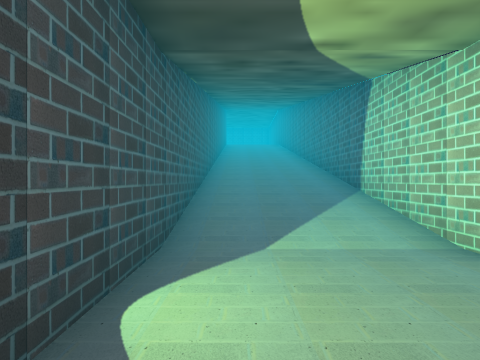
[1] (above)

24 first-person views from a walk through a Unity game level. The camera is 1.4 m above the floor, looks level and sees 75° across. Doors are open. The floor is counted in squares, 2 m on a side. Each view is taken from the middle of a square. On the plan, view 1 faces up. The plan holds only what a view shows up to about 10 squares ahead; the rest is blank. The place goes on beyond the plan. The player character is not drawn. Some animated figures are not drawn. Some surface patterns are stand-ins.

[2]
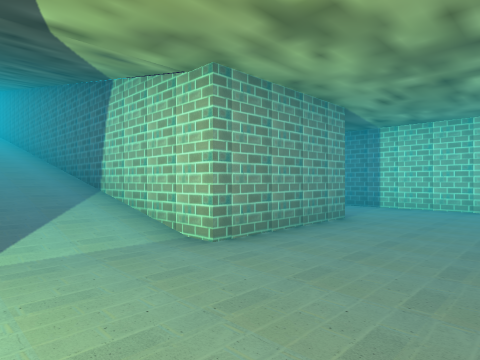

[3]
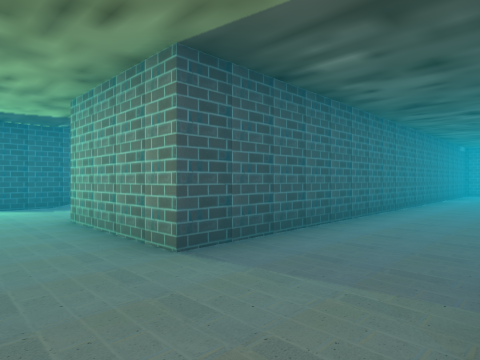

[4]
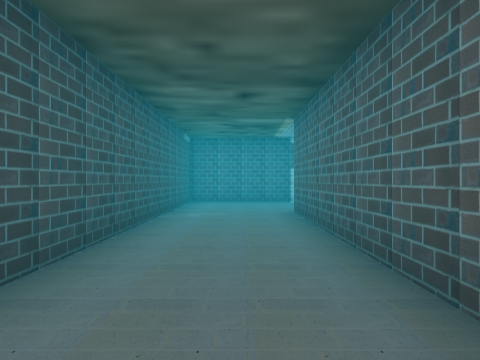

[5]
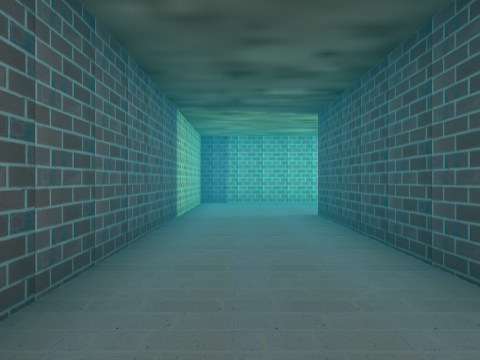

[6]
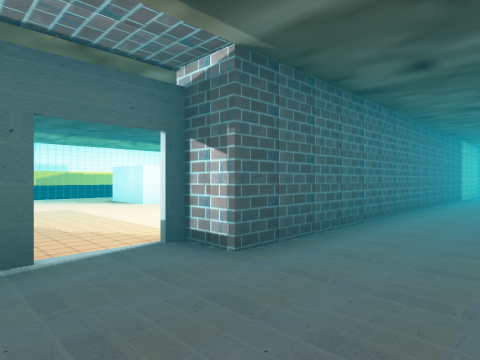

[7]
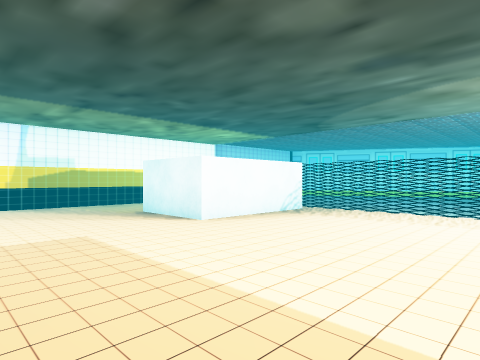

[8]
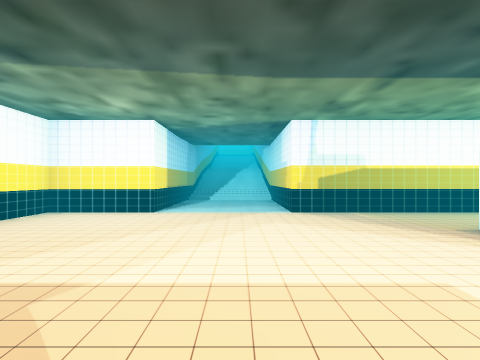

[9]
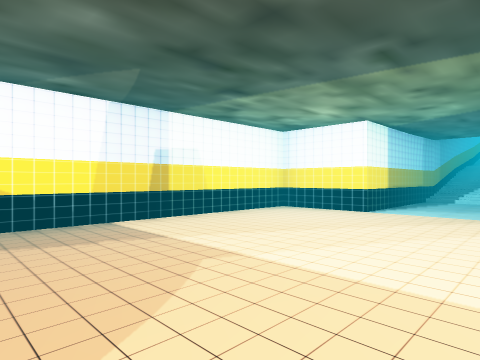

[10]
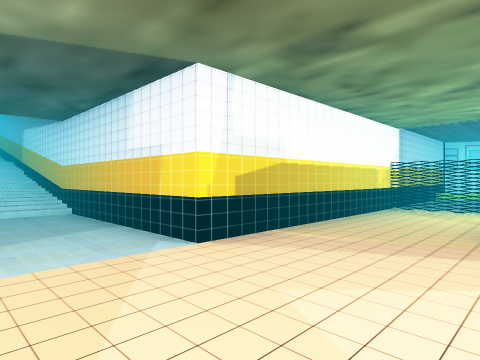

[11]
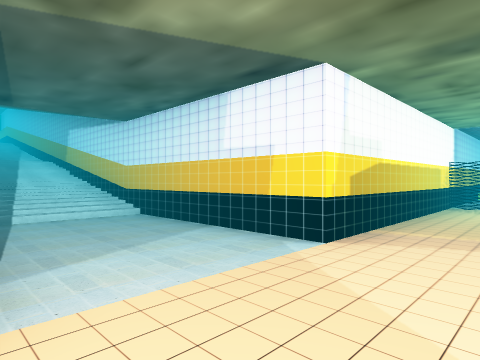

[12]
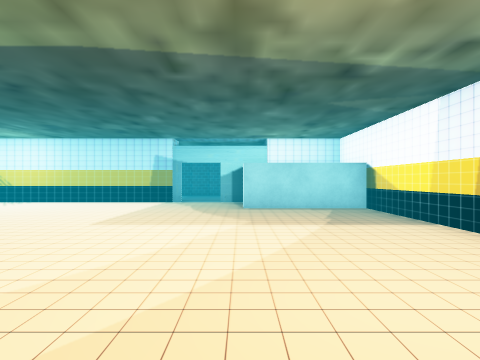

[13]
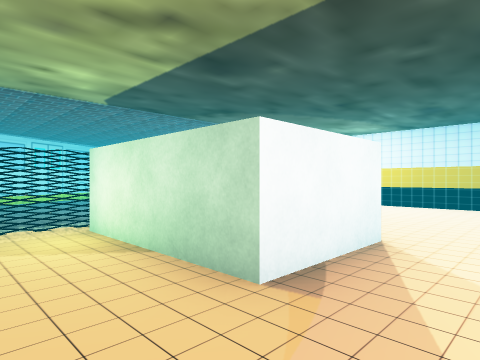

[14]
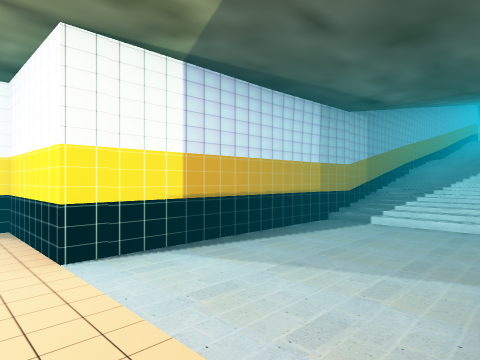

[15]
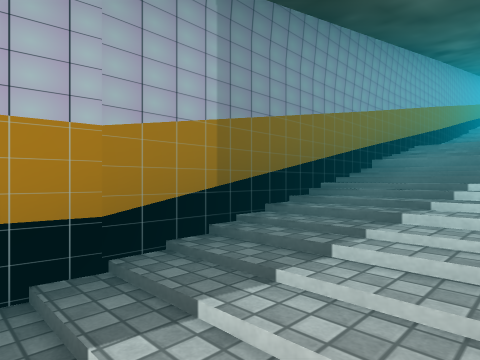

[16]
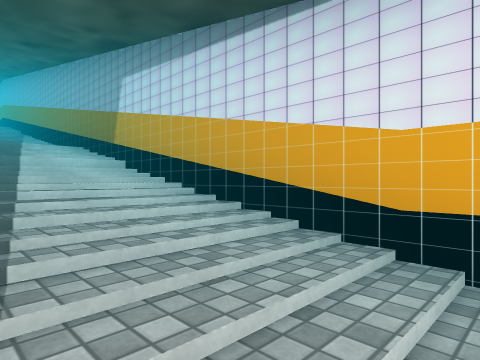

[17]
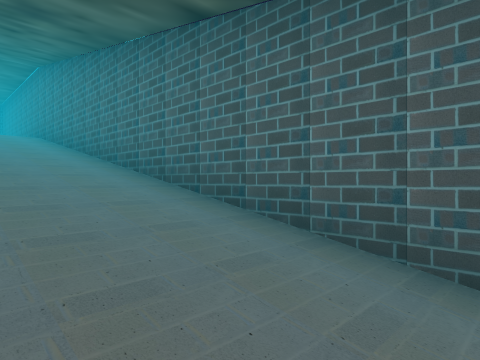

[18]
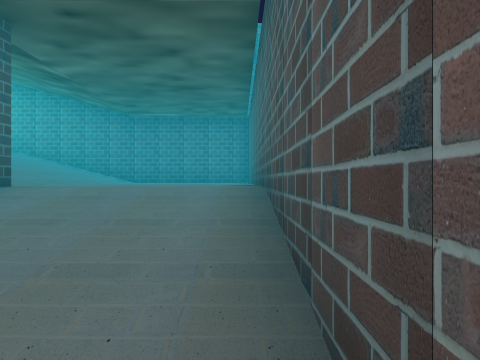

[19]
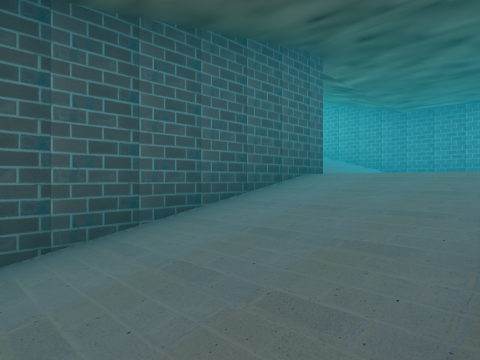

[20]
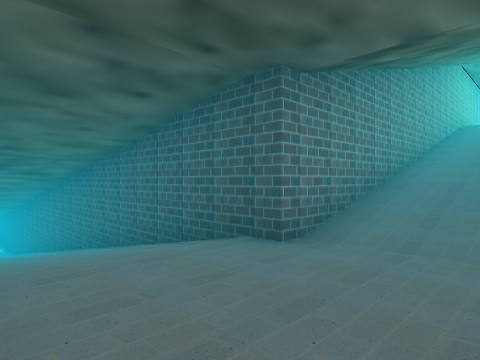

[21]
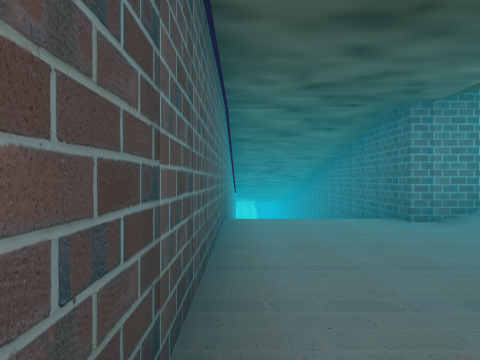

[22]
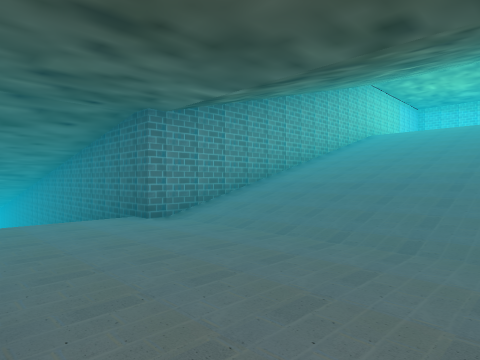

[23]
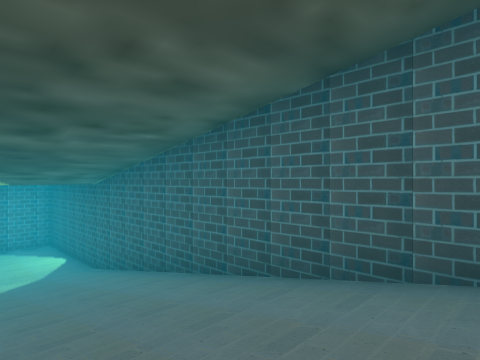

[24]
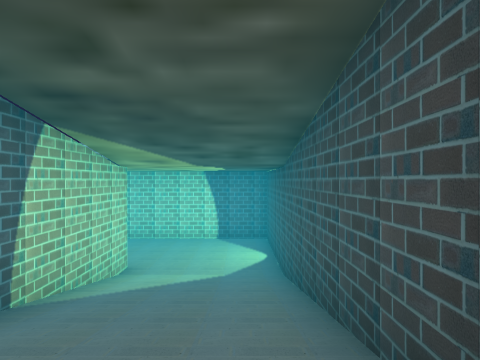

### Floor plan
Key: @ floor where view 1 was taken; # wall or solid block; . main floor; : floor 5.5 m higher than the main floor; / step, stairs or slope; D open door; = window, fence, low wall or low ledge; T thing the floor can be seen under or through.
Columns run from 5 left of view 1 to 33 right of it. Each row starts with its distance up from view 1.
 25 ########
 24 ////::::#
 23 ////::::#
 22 ////::::#
 21 ////::::#
 20 ////::::#       #########
 19 ////::::#       #.......#
 18 #####///#       #.......#
 17     #///# #######.......###############
 16     #///# #...###.........../////// //
 15     #///# #...D............./////// //
 14     #///# #...D.........###############
 13     #///# #...#.........#
 12     #///# #...#.........#
 11     #///# #...#.....##..#
 10     #///# #...#.....##..#
  9     #///# #...#.....##..#
  8     #///# #...# TT==#####
  7     #///# #...# ........#
  6     #///# #...# ........#
  5     #///# #...#  .......#
  4     #///# #...#  .. ....
  3     #...###...#     ...
  2     #.........#
  1     #.........#
  0     #@........#
 -1     ###########

Where each view was taken, in squares from view 1:
view 1: 0 up, 0 right, facing up
view 2: 0 up, 0 right, facing up-right
view 3: 1 up, 8 right, facing up-left
view 4: 7 up, 7 right, facing up
view 5: 9 up, 7 right, facing down
view 6: 16 up, 6 right, facing down-right
view 7: 15 up, 10 right, facing down-right
view 8: 15 up, 12 right, facing right
view 9: 14 up, 12 right, facing up-right
view 10: 16 up, 16 right, facing down-right
view 11: 17 up, 17 right, facing down-right
view 12: 16 up, 19 right, facing left
view 13: 13 up, 18 right, facing down-left
view 14: 14 up, 18 right, facing up-right
view 15: 15 up, 23 right, facing up-right
view 16: 16 up, 23 right, facing down-right
view 17: 8 up, 0 right, facing up-right
view 18: 15 up, 2 right, facing up
view 19: 14 up, 2 right, facing up-left
view 20: 21 up, 2 right, facing down-left
view 21: 24 up, 2 right, facing down
view 22: 24 up, 2 right, facing down-left
view 23: 11 up, 2 right, facing down-left
view 24: 9 up, 0 right, facing down
